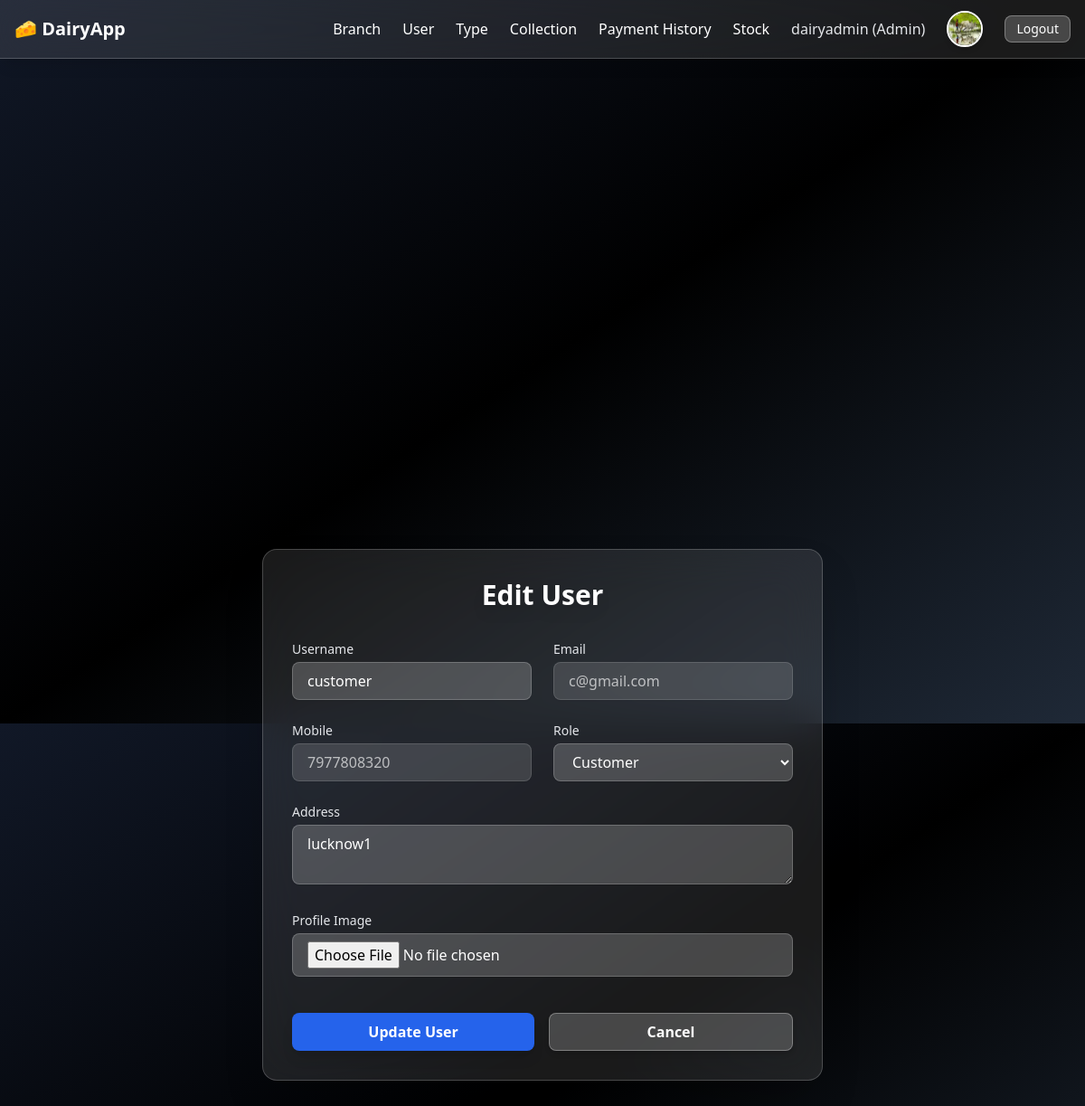
The page /edit-user/2/ (signed in) on the database its author committed.
### mainapp/models.py (models this page shows, shortened)
class User(AbstractUser):
    Role = (
        ('SuperAdmin','SuperAdmin'),
        ('Admin','Admin'),
        ('Customer','Customer'),
        ('Manager','Manager'),
    )
    mobile = models.CharField(max_length=12)
    address = models.CharField(max_length=1000,null =True,blank=True)
    role = models.CharField(max_length=12,choices=Role,default='Admin')
    is_active = models.BooleanField(default=True)
    profile_image = models.ImageField(upload_to='profile_images/', null=True, blank=True)
    created_at = models.DateTimeField(auto_now_add=True)

### mainapp/views.py (the view, shortened to what this page needs)
# urls.py: path('edit-user/<int:pk>/', views.edit_user_view, name='edit_user'),
@login_required
def edit_user_view(request, pk):
    user = User.objects.filter( pk=pk).first()
    if not user:
        if not user:
            messages.error(request, "User not found.")
        return redirect('user_list')
    return render(request, 'mainapp/add_user.html', {'edit': True, 'user_obj': user})

### dairy/mainapp/templates/mainapp/add_user.html (shortened to what this page needs)
{% extends 'base.html' %}
{% block content %}
<div class="flex justify-center items-center min-h-screen p-4">
    <div class="w-full max-w-3xl bg-white/10 backdrop-blur-xl border border-white/20 rounded-2xl p-8 shadow-2xl">
        <h2 class="text-3xl font-extrabold text-center text-white mb-8 drop-shadow-lg">
            {{ edit|default:False|yesno:"Edit User,Add New User (Customer or Manager)" }}
        </h2>
        <form method="POST" enctype="multipart/form-data" class="grid grid-cols-1 md:grid-cols-2 gap-6">
            <div>
                <label class="block text-sm font-medium text-gray-200 mb-1">Username</label>
                <input type="text" name="username" required
                    value="{{ user_obj.username|default:'' }}"
                    class="w-full px-4 py-2 rounded-lg border border-white/20 bg-white/20 text-white
                           placeholder-gray-300 focus:ring-2 focus:ring-blue-400 focus:outline-none shadow-sm">
            </div>
            <div>
                <label class="block text-sm font-medium text-gray-200 mb-1">Email</label>
                <input type="email" name="email" required
                    value="{{ user_obj.email|default:'' }}"
                    {% if edit %}readonly{% endif %}
                    class="w-full px-4 py-2 rounded-lg border border-white/20 bg-white/20 text-white
                           placeholder-gray-300 focus:ring-2 focus:ring-blue-400 focus:outline-none shadow-sm {% if edit %}cursor-not-allowed opacity-70{% endif %}">
            </div>
            <div>
                <label class="block text-sm font-medium text-gray-200 mb-1">Mobile</label>
                <input type="text" name="mobile" required
                    value="{{ user_obj.mobile|default:'' }}"
                    {% if edit %}readonly{% endif %}
                    class="w-full px-4 py-2 rounded-lg border border-white/20 bg-white/20 text-white
                           placeholder-gray-300 focus:ring-2 focus:ring-blue-400 focus:outline-none shadow-sm {% if edit %}cursor-not-allowed opacity-70{% endif %}">
            </div>
            <div>
                <label class="block text-sm font-medium text-gray-200 mb-1">Role</label>
                <select name="role" required
                    class="w-full px-4 py-2 rounded-lg border border-white/20 bg-white/20 text-white
                           focus:ring-2 focus:ring-blue-400 focus:outline-none shadow-sm">
                    {% if request.user.role == 'Manager' %}
                        <option value="Customer" selected>Customer</option>
                    {% else %}
                        <option class="text-black " value="Customer" {% if user_obj.role == 'Customer' %}selected{% endif %}>Customer</option>
                    {% endif %}
                </select>
            </div>
            <div class="md:col-span-2">
                <label class="block text-sm font-medium text-gray-200 mb-1">Address</label>
                <textarea name="address" required rows="2"
                    class="w-full px-4 py-2 rounded-lg border border-white/20 bg-white/20 text-white
                           placeholder-gray-300 focus:ring-2 focus:ring-blue-400 focus:outline-none shadow-sm">{{ user_obj.address|default:'' }}</textarea>
            </div>
            <div class="md:col-span-2">
                <label class="block text-sm font-medium text-gray-200 mb-1">Profile Image</label>
                <input type="file" name="profile_image"
                    class="w-full px-4 py-2 rounded-lg border border-white/20 bg-white/20 text-white
                           focus:ring-2 focus:ring-blue-400 focus:outline-none shadow-sm">
            </div>
            <div class="flex justify-between gap-4 md:col-span-2 pt-4">
                <button type="submit"
                    class="flex-1 bg-blue-600 text-white font-semibold py-2 rounded-lg shadow-lg transform transition hover:bg-blue-700 hover:scale-105">
                    {{ edit|default:False|yesno:"Update User,Create User" }}
                </button>
                <a href="{% url 'user_list' %}"
                    class="flex-1 text-center bg-white/20 border border-white/30 text-white font-semibold py-2 rounded-lg shadow-md
                           transform transition hover:bg-white/30 hover:scale-105">
                    Cancel
                </a>
            </div>
        </form>
    </div>
</div>
{% endblock %}

### templates/base.html (shortened to what this page needs)
<!DOCTYPE html>
<html lang="en">
<head>
    <script src="https://cdn.tailwindcss.com"></script>
</head>
<body class="bg-gradient-to-br from-gray-900 via-black to-gray-800 text-gray-200 flex flex-col min-h-screen">
<nav class="bg-white/10 backdrop-blur-xl border-b border-white/20 shadow-lg">
    <div class="max-w-7xl mx-auto px-4">
        <div class="flex justify-between items-center h-16">
            <a href="{% url 'home' %}" class="text-white text-xl font-semibold flex items-center gap-2">
                🧀 DairyApp
            </a>
            <div class="hidden md:flex items-center gap-6">
                {% if request.user.is_authenticated %}
                    {% if request.user.role in 'AdminManager' %}
                        <a href="{% url 'branch_dairy_list' %}" class="nav-link">Branch</a>
                        <a href="{% url 'user_list' %}" class="nav-link">User</a>
                        <a href="{% url 'milk_type_list' %}" class="nav-link">Type</a>
                        <a href="{% url 'milk_collection_list' %}" class="nav-link">Collection</a>
                        <a href="{% url 'payment_history' %}" class="nav-link">Payment History</a>
                        <a href="{% url 'milk_stock' %}" class="nav-link">Stock</a>
                    {% elif request.user.role in 'Customer' %}
                        <a href="{% url 'milk_collection_list' %}" class="nav-link">Collection</a>
                        <a href="{% url 'payment_history' %}" class="nav-link">Payment History</a>
                    {% elif request.user.role in 'SuperAdmin' %}
                        <a href="{% url 'branch_dairy_list' %}" class="nav-link">Branch</a>
                        <a href="{% url 'subscription_plan_list' %}" class="nav-link">Plan</a>
                    {% endif %}
                    <span class="text-gray-200">{{ request.user.first_name }} ({{ request.user.role }})</span>
                    <a href="{% url 'update_profile' %}" class="inline-block">
                        {% if request.user.profile_image %}
                            <img src="{{ request.user.profile_image.url }}" alt="Profile"
                                class="w-10 h-10 rounded-full border-2 border-white shadow-md hover:opacity-80">
                        {% else %}
                            <div class="w-10 h-10 rounded-full bg-white text-blue-700 flex items-center justify-center font-bold">
                                {{ request.user.username|first|upper }}
                            </div>
                        {% endif %}
                    </a>
                    <a href="{% url 'logout' %}" class="bg-white/20 border border-white/30 text-white px-3 py-1 rounded-lg hover:bg-white/30 text-sm">Logout</a>
                {% else %}
                    <a href="{% url 'subscription_plan_list' %}" class="btn-outline">Plan</a>
                    <a href="{% url 'login' %}" class="btn-outline">Login</a>
                    <a href="{% url 'signup' %}" class="btn-outline">Signup</a>
                {% endif %}
            </div>
        </div>
    </div>
</nav>
<main class="max-w-6xl mx-auto mt-8 px-4 flex-grow">
    {% block content %}{% endblock %}
</main>
</body>
</html>

### templates/base.html (style rules this page uses)
.nav-link { color: white; text-decoration: none; }

### rows shown on the page
User: user.first_name "dairyadmin", user.role "Admin", user.profile_image (picture)
User: username "customer", email "c@gmail.com", mobile "7977808320", role "Customer", address "lucknow1"

### other values the page prints
{{ edit|default:False|yesno:"Update User,Create User" }} "Update User"
